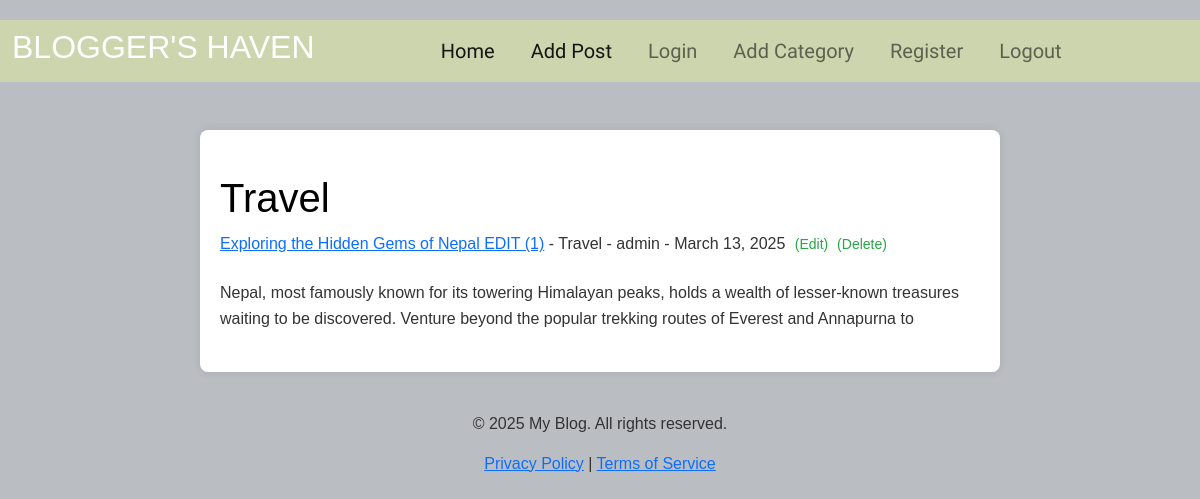
The app's page /category/Travel/ with its own data.
### myapp/models.py (models this page shows, shortened)
class Article(models.Model):
    title = models.CharField(max_length = 300)
    author = models.ForeignKey(User, on_delete=models.CASCADE)
    content = models.TextField()
    category = models.CharField(max_length=300 , default="Travel")
    date = models.DateField()
    likes = models.ManyToManyField(User, related_name='liked_articles')

### myapp/views.py (the view)
# urls.py: path('category/<str:catg>/', CategoryView, name="category"),
def CategoryView(req, catg):
    category_posts = Article.objects.filter(category = catg)
    return render(req, 'categories.html', {'catg': catg, 'category_posts': category_posts})

### templates/categories.html (shortened to what this page needs)
{% extends "base.html" %}
{% load static %}
{% block content %}
{% block css %}
    <link href="https://cdn.jsdelivr.net/npm/bootstrap@5.1.3/dist/css/bootstrap.min.css" rel="stylesheet">
    <link rel="stylesheet" href="{% static 'css/details.css' %}">
{% endblock css %}
{% if category_posts %}
    <br/><br/>
    <div class="container">
        <br/>
        <h1> {{ catg }}</h1>
        {% for article in category_posts %}
            <a href="{% url 'article-detail' article.pk %}">
            {{article.title}}</a>
            - {{article.category}}
            - {{article.author}}
            - {{article.date}}
            <small>
                <a href="{% url 'update_post' article.pk %}"> (Edit) </a>
                <a href="{% url 'delete_post' article.pk %}"> (Delete) </a><br/>
            </small> <br/>
            <div class="article-content">
                {{article.content|slice:":200"|safe }}
            </div>
        {% endfor %}
    {% else %}
        <br></br>
        <h2 style="text-align: center"> Sorry! This page doesn't exist. </h2>
    {% endif %}
    </div>
{% endblock content %}

### static/css/details.css (style rules this page uses)
body { font-family: sans-serif; background-color: #babec3; color: #333; padding-top: 20px; }
.container { max-width: 800px; margin: 0 auto; padding: 20px; background-color: #fff; border-radius: 8px; box-shadow: 0 0 10px rgba(0, 0, 0, 0.1); }
h1 { color: #000000; margin-bottom: 10px; }
small { color: #6c757d; }
small a { color: #28a745; text-decoration: none; margin-left: 5px; }
.article-content { line-height: 1.6; margin-bottom: 20px; }

### records on screen
Article: category "Travel", title "Exploring the Hidden Gems of Nepal EDIT (1)", author "admin", date "March 13, 2025", content "Nepal, most famously known for its towering Himalayan peaks, holds a wealth of lesser-known treasures waiting to be discovered. Venture beyond the popular trekking routes of Everest and Annapurna to"
